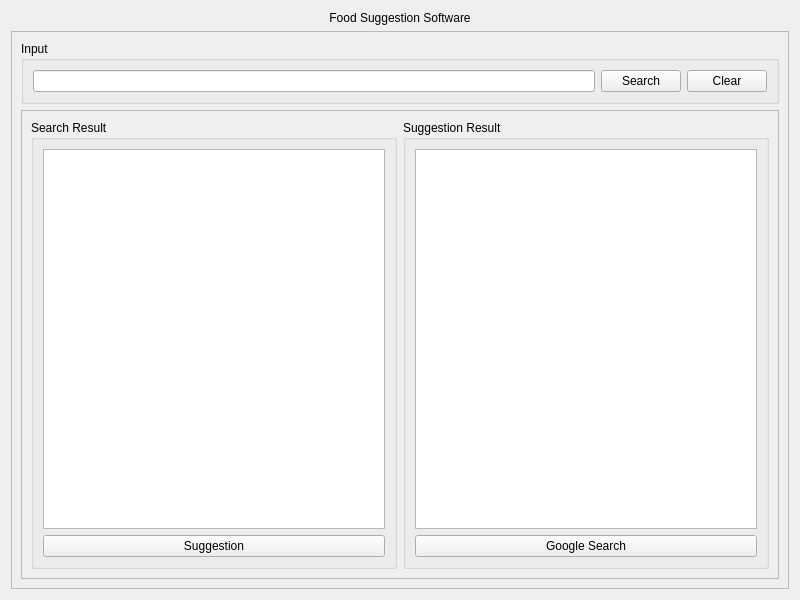
<?xml version="1.0" encoding="UTF-8"?>
<ui version="4.0">
 <class>FoodSuggestion</class>
 <widget class="QWidget" name="FoodSuggestion">
  <property name="geometry">
   <rect>
    <x>0</x>
    <y>0</y>
    <width>800</width>
    <height>600</height>
   </rect>
  </property>
  <property name="windowTitle">
   <string>Food Suggestion Software</string>
  </property>
  <layout class="QVBoxLayout" name="verticalLayout_5">
   <item>
    <layout class="QVBoxLayout" name="verticalLayout">
     <item>
      <widget class="QLabel" name="label">
       <property name="enabled">
        <bool>true</bool>
       </property>
       <property name="maximumSize">
        <size>
         <width>16777215</width>
         <height>30</height>
        </size>
       </property>
       <property name="styleSheet">
        <string notr="true">font: 24pt &quot;Arial&quot;;</string>
       </property>
       <property name="lineWidth">
        <number>0</number>
       </property>
       <property name="text">
        <string>Food Suggestion Software</string>
       </property>
       <property name="textFormat">
        <enum>Qt::AutoText</enum>
       </property>
       <property name="alignment">
        <set>Qt::AlignCenter</set>
       </property>
       <property name="wordWrap">
        <bool>false</bool>
       </property>
      </widget>
     </item>
     <item>
      <widget class="QFrame" name="frame">
       <property name="enabled">
        <bool>true</bool>
       </property>
       <property name="statusTip">
        <string/>
       </property>
       <property name="frameShape">
        <enum>QFrame::StyledPanel</enum>
       </property>
       <property name="frameShadow">
        <enum>QFrame::Raised</enum>
       </property>
       <property name="lineWidth">
        <number>0</number>
       </property>
       <layout class="QVBoxLayout" name="verticalLayout_4">
        <item>
         <widget class="QGroupBox" name="groupBox">
          <property name="title">
           <string>Input</string>
          </property>
          <layout class="QHBoxLayout" name="horizontalLayout">
           <item>
            <widget class="QLineEdit" name="txtSearch"/>
           </item>
           <item>
            <widget class="QPushButton" name="btnSearch">
             <property name="text">
              <string>Search</string>
             </property>
            </widget>
           </item>
           <item>
            <widget class="QPushButton" name="btnClear">
             <property name="text">
              <string>Clear</string>
             </property>
            </widget>
           </item>
          </layout>
         </widget>
        </item>
        <item>
         <widget class="QFrame" name="frame_2">
          <property name="frameShape">
           <enum>QFrame::StyledPanel</enum>
          </property>
          <property name="frameShadow">
           <enum>QFrame::Raised</enum>
          </property>
          <layout class="QHBoxLayout" name="horizontalLayout_2">
           <item>
            <widget class="QGroupBox" name="gbSearchForm">
             <property name="title">
              <string>Search Result</string>
             </property>
             <layout class="QVBoxLayout" name="verticalLayout_2">
              <item>
               <widget class="QListView" name="lvSearch"/>
              </item>
              <item>
               <widget class="QPushButton" name="btnSuggestion">
                <property name="text">
                 <string>Suggestion</string>
                </property>
               </widget>
              </item>
             </layout>
            </widget>
           </item>
           <item>
            <widget class="QGroupBox" name="groupBox_3">
             <property name="title">
              <string>Suggestion Result</string>
             </property>
             <layout class="QVBoxLayout" name="verticalLayout_3">
              <item>
               <widget class="QListView" name="lvResult"/>
              </item>
              <item>
               <widget class="QPushButton" name="btnGoogleSearch">
                <property name="text">
                 <string>Google Search</string>
                </property>
               </widget>
              </item>
             </layout>
            </widget>
           </item>
          </layout>
         </widget>
        </item>
       </layout>
      </widget>
     </item>
    </layout>
   </item>
  </layout>
 </widget>
 <resources/>
 <connections/>
</ui>
